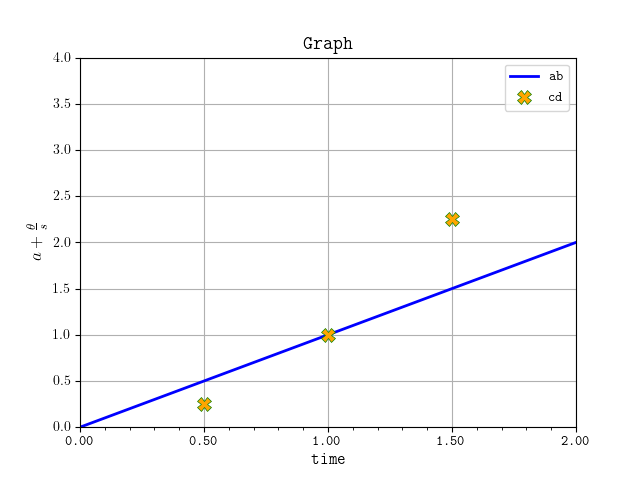

The Python source for this figure:
import matplotlib.pyplot as plt
import matplotlib.cbook as cbook

import numpy as np
from matplotlib.ticker import (MultipleLocator, AutoMinorLocator)

import os

cwd = os.getcwd()

# Read data sets
with cbook.get_sample_data(cwd+'/data.csv') as file:
    ab = np.loadtxt(file, delimiter=',', skiprows=1, max_rows=5, usecols=[0,1])
with cbook.get_sample_data(cwd+'/data.csv') as file:
    cd = np.loadtxt(file, delimiter=',', skiprows=1, max_rows=3, usecols=[3,4])

# scale b data
b_scale = 1

a = ab[:,0]
b = ab[:,1]*b_scale

c = cd[:,0]
d = cd[:,1]

# Print size of Data
print(ab.size)
print(cd.size)

# Font setup
# install latex for Ubuntu
# sudo apt-get install texlive-latex-extra texlive-fonts-recommended dvipng cm-super
# tex sample without latex   r'$a + \frac{\theta} {s}$'
plt.rc('text', usetex = True)
plt.rcParams["font.family"] = "monospace" # serif, sans-serif, monospace, cursive, fantasy
small_font = 10
medium_font = 12
big_font = 14

plt.rc('font', size=small_font)          # controls default text sizes
plt.rc('axes', titlesize=small_font)     # fontsize of the axes title
plt.rc('axes', labelsize=medium_font)    # fontsize of the x and y labels
plt.rc('xtick', labelsize=small_font)    # fontsize of the tick labels
plt.rc('ytick', labelsize=small_font)    # fontsize of the tick labels
plt.rc('legend', fontsize=small_font)    # legend fontsize
plt.rc('figure', titlesize=big_font)  # fontsize of the figure title

# Plot
fig, ax = plt.subplots()
ax.plot(a, b, label='ab', linestyle='-', color='blue', linewidth=2)
ax.plot(c, d, label='cd', linestyle='none', marker="X", markersize=10,
         markeredgewidth=.5, markerfacecolor='orange', markeredgecolor='green' )

ax.legend()

ax.set_xlim([0,2])
ax.set_ylim([0.1,4])

# major tick step
ax.xaxis.set_major_locator(MultipleLocator(0.5))
ax.xaxis.set_major_formatter('{x:0.2f}')
# Divide a major step into 5 minor steps
ax.xaxis.set_minor_locator(AutoMinorLocator(5))
ax.grid()

plt.title('Graph', fontsize=big_font)
plt.xlabel('time', fontsize=medium_font)
plt.ylabel(r'$a + \frac{\theta} {s}$', fontsize=medium_font+0.5)
plt.yscale("linear") # "log", "symlog", "logit"
plt.show()
